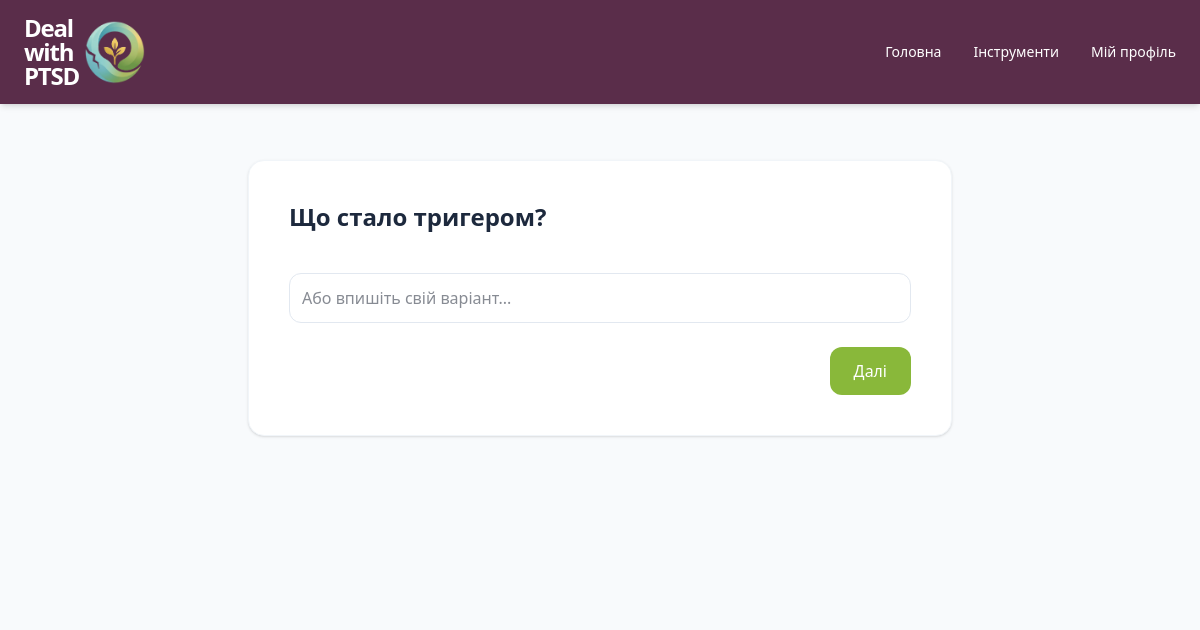
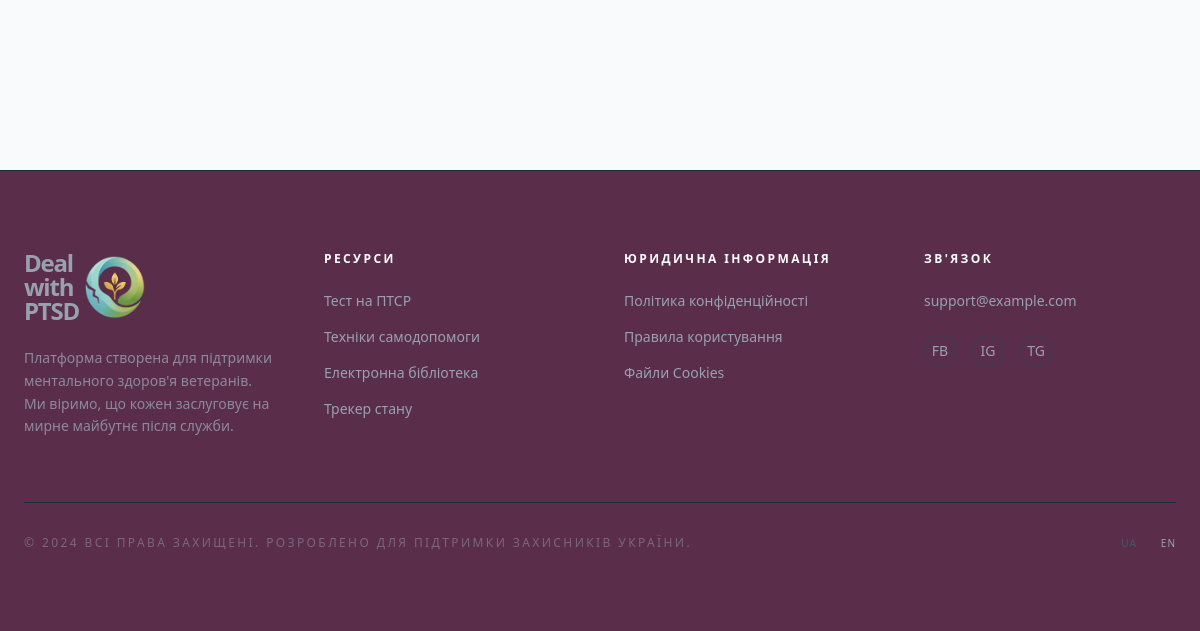
Page /tools/triggers/map/ (signed in) on the earlier database version (2 pictures, top to bottom).
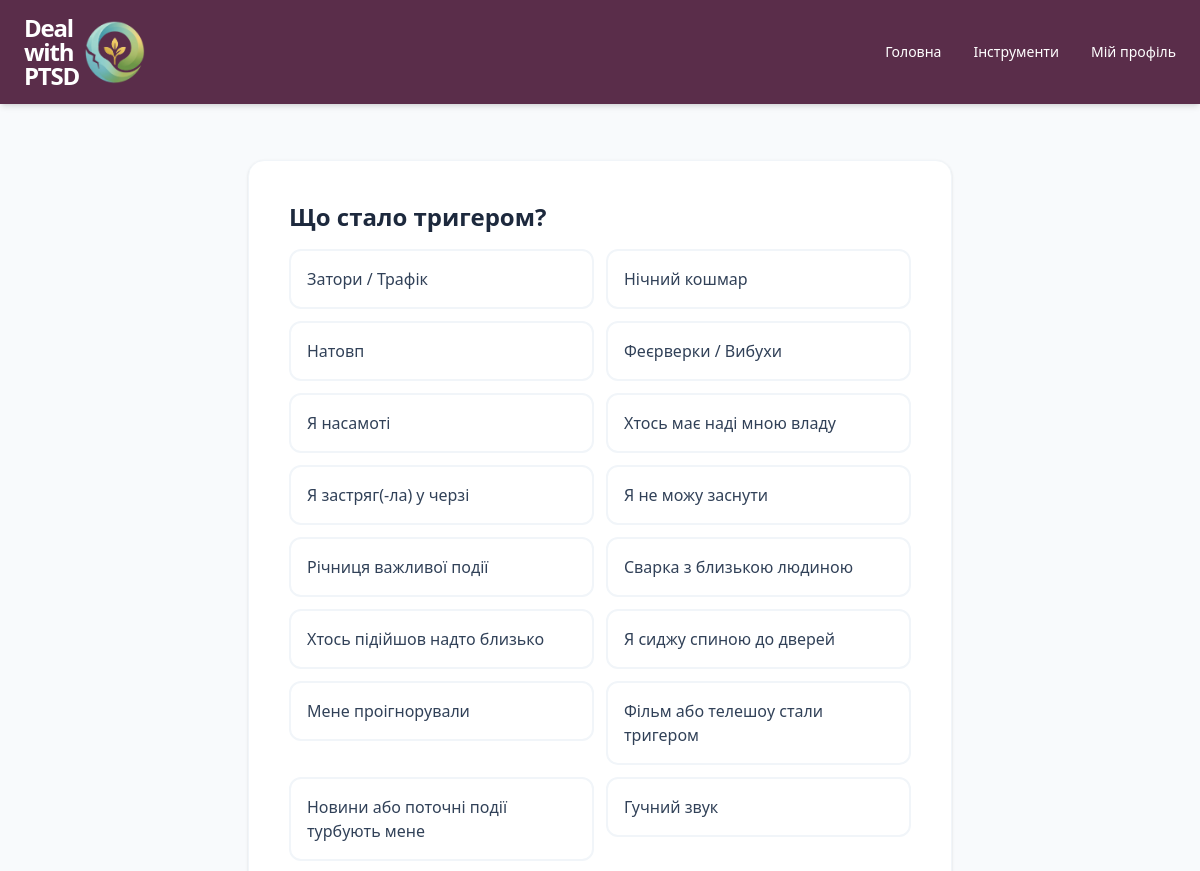
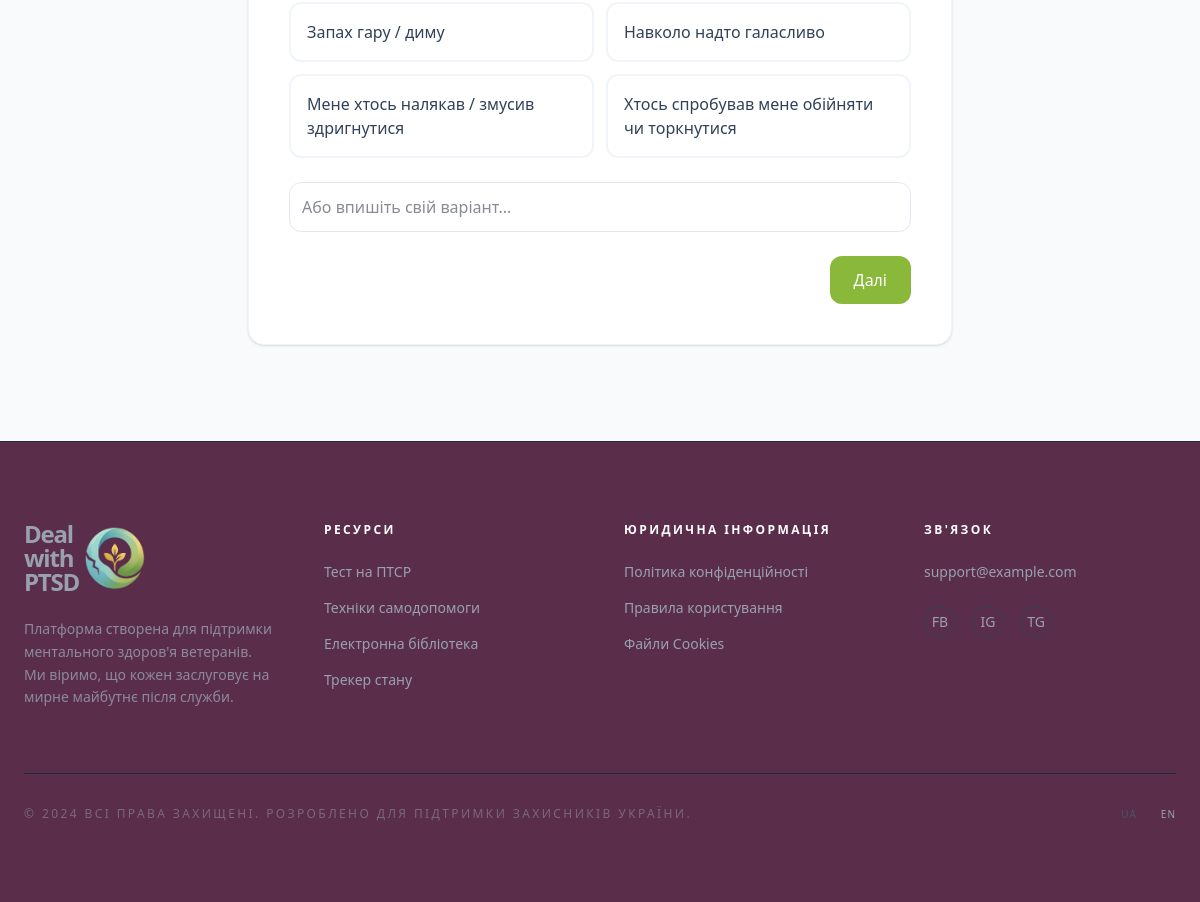
Same page on the later database version (2 pictures, top to bottom).
### tools/models.py (models this page shows, shortened)
class TriggerOption(models.Model):
    name = models.CharField(max_length=255)
    user = models.ForeignKey(settings.AUTH_USER_MODEL, on_delete=models.CASCADE, null=True, blank=True)

### tools/views.py (the view, shortened to what this page needs)
# urls.py: path('triggers/map/', views.trigger_mapping_view, name='trigger_map'),
@login_required
def trigger_mapping_view(request):
    context = {
        'triggers': TriggerOption.objects.filter(user__isnull=True) | TriggerOption.objects.filter(user=request.user),
        'contexts': ContextOption.objects.filter(user__isnull=True) | ContextOption.objects.filter(user=request.user),
        'physical_reactions': ReactionOption.objects.filter(category=TriggerCategory.PHYSICAL),
        'emotional_reactions': ReactionOption.objects.filter(category=TriggerCategory.EMOTIONAL),
        'thinking_reactions': ReactionOption.objects.filter(category=TriggerCategory.THINKING),
        'action_reactions': ReactionOption.objects.filter(category=TriggerCategory.ACTION),
    }
    return render(request, 'tools/trigger_form.html', context)

### tools/templates/tools/trigger_form.html (shortened to what this page needs)
{% extends "base.html" %}
{% block content %}
    <div class="bg-slate-50 min-h-screen pt-36 md:pt-40 pb-24">
        <div class="max-w-3xl mx-auto px-4 sm:px-6 lg:px-8">
            <form method="POST" id="trigger-form" class="bg-white p-6 md:p-10 rounded-2xl shadow-sm border border-slate-100">
                <div id="step-1" class="step-content">
                    <h2 class="text-2xl font-bold text-slate-800 mb-4">Що стало тригером?</h2>
                    <div class="grid grid-cols-1 sm:grid-cols-2 gap-3 mb-6">
                        {% for trigger in triggers %}
                            <label class="cursor-pointer">
                                <div class="p-4 rounded-xl border-2 border-slate-100 text-slate-700 hover:border-[#89b83a] hover:bg-[#89b83a]/10 peer-checked:border-[#89b83a] peer-checked:bg-[#89b83a] peer-checked:text-white transition-all duration-200">
                                    {{ trigger.name }}
                                </div>
                            </label>
                        {% endfor %}
                    </div>
                    <input type="text" name="custom_trigger" placeholder="Або впишіть свій варіант..." class="w-full p-3 border border-slate-200 rounded-xl mb-6 focus:outline-none focus:border-[#89b83a] focus:ring-1 focus:ring-[#89b83a]">
                    <div class="flex justify-end">
                        <button type="button" onclick="nextStep(2)" class="px-6 py-3 bg-[#89b83a] text-white rounded-xl hover:bg-[#76a030] transition-colors">Далі</button>
                    </div>
                </div>
            </form>
        </div>
    </div>
{% endblock %}

Differences in the rows shown:
added TriggerOption: name "Затори / Трафік"
added TriggerOption: name "Нічний кошмар"
added TriggerOption: name "Натовп"
added TriggerOption: name "Феєрверки / Вибухи"
added TriggerOption: name "Я насамоті"
added TriggerOption: name "Хтось має наді мною владу"
added TriggerOption: name "Я застряг(-ла) у черзі"
added TriggerOption: name "Я не можу заснути"
added TriggerOption: name "Річниця важливої події"
added TriggerOption: name "Сварка з близькою людиною"
added TriggerOption: name "Хтось підійшов надто близько"
added TriggerOption: name "Я сиджу спиною до дверей"
added TriggerOption: name "Мене проігнорували"
added TriggerOption: name "Фільм або телешоу стали тригером"
added TriggerOption: name "Новини або поточні події турбують мене"
added TriggerOption: name "Гучний звук"
added TriggerOption: name "Запах гару / диму"
added TriggerOption: name "Навколо надто галасливо"
added TriggerOption: name "Мене хтось налякав / змусив здригнутися"
added TriggerOption: name "Хтось спробував мене обійняти чи торкнутися"
